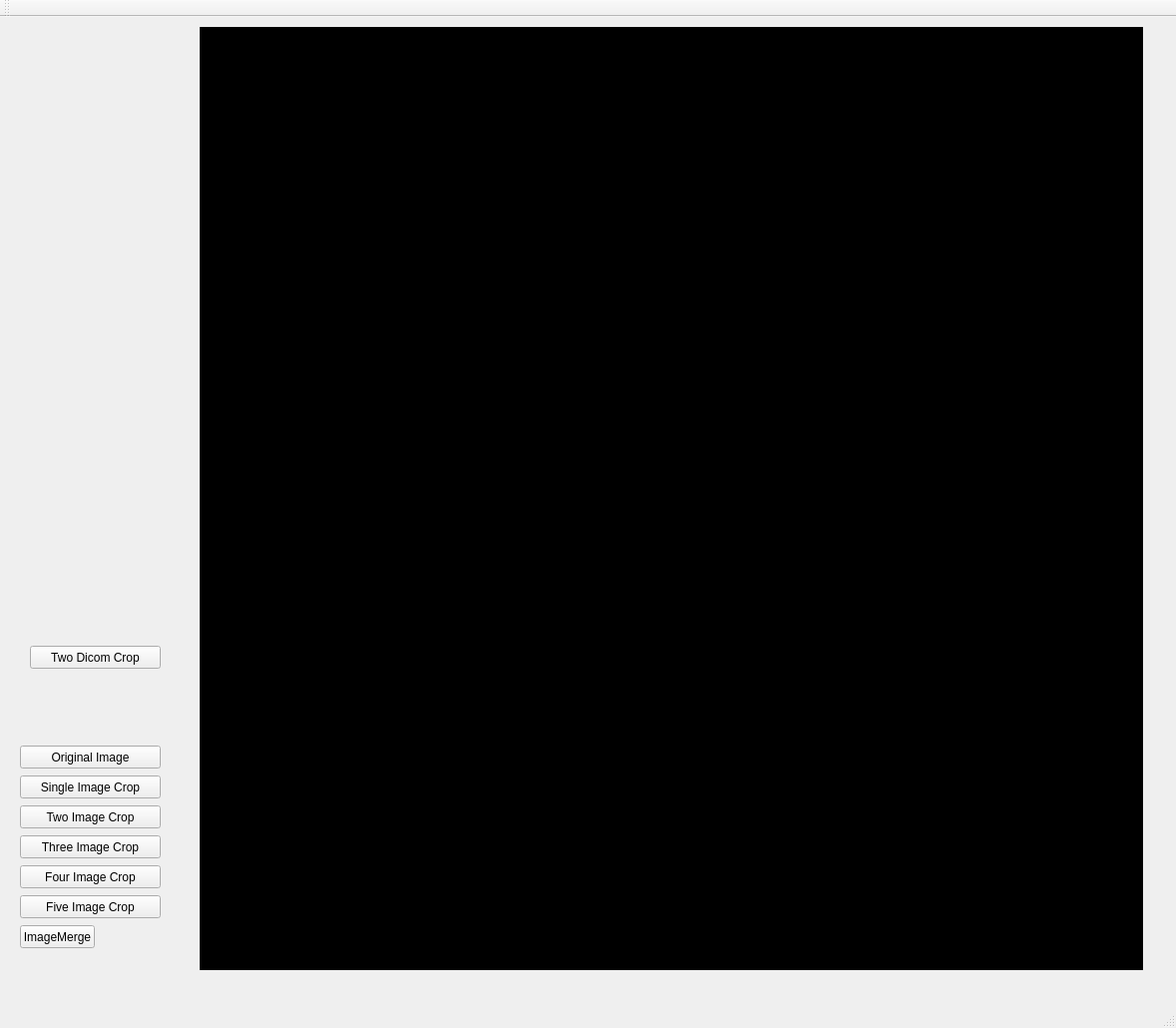
<?xml version="1.0" encoding="UTF-8"?>
<ui version="4.0">
 <class>MainWindow</class>
 <widget class="QMainWindow" name="MainWindow">
  <property name="geometry">
   <rect>
    <x>0</x>
    <y>0</y>
    <width>1178</width>
    <height>1030</height>
   </rect>
  </property>
  <property name="windowTitle">
   <string>MainWindow</string>
  </property>
  <widget class="QWidget" name="centralWidget">
   <widget class="QPushButton" name="ImageMerge">
    <property name="geometry">
     <rect>
      <x>20</x>
      <y>910</y>
      <width>75</width>
      <height>23</height>
     </rect>
    </property>
    <property name="text">
     <string>ImageMerge</string>
    </property>
   </widget>
   <widget class="QPushButton" name="single_crop">
    <property name="geometry">
     <rect>
      <x>20</x>
      <y>760</y>
      <width>141</width>
      <height>23</height>
     </rect>
    </property>
    <property name="text">
     <string>Single Image Crop</string>
    </property>
   </widget>
   <widget class="QGraphicsView" name="graphicsViewAP">
    <property name="geometry">
     <rect>
      <x>200</x>
      <y>10</y>
      <width>945</width>
      <height>945</height>
     </rect>
    </property>
    <property name="mouseTracking">
     <bool>false</bool>
    </property>
    <property name="toolTip">
     <string>2D</string>
    </property>
    <property name="statusTip">
     <string/>
    </property>
    <property name="styleSheet">
     <string notr="true">background-color: rgb(0,0,0);
border: none;</string>
    </property>
    <property name="frameShape">
     <enum>QFrame::NoFrame</enum>
    </property>
    <property name="frameShadow">
     <enum>QFrame::Plain</enum>
    </property>
   </widget>
   <widget class="QPushButton" name="Two_imagecrop">
    <property name="geometry">
     <rect>
      <x>20</x>
      <y>790</y>
      <width>141</width>
      <height>23</height>
     </rect>
    </property>
    <property name="text">
     <string>Two Image Crop</string>
    </property>
   </widget>
   <widget class="QPushButton" name="three_imagecrop">
    <property name="geometry">
     <rect>
      <x>20</x>
      <y>820</y>
      <width>141</width>
      <height>23</height>
     </rect>
    </property>
    <property name="text">
     <string>Three Image Crop</string>
    </property>
   </widget>
   <widget class="QPushButton" name="Original_image">
    <property name="geometry">
     <rect>
      <x>20</x>
      <y>730</y>
      <width>141</width>
      <height>23</height>
     </rect>
    </property>
    <property name="text">
     <string>Original Image</string>
    </property>
   </widget>
   <widget class="QPushButton" name="Four_Image_crop">
    <property name="geometry">
     <rect>
      <x>20</x>
      <y>850</y>
      <width>141</width>
      <height>23</height>
     </rect>
    </property>
    <property name="text">
     <string>Four Image Crop</string>
    </property>
   </widget>
   <widget class="QPushButton" name="pushButton_2">
    <property name="geometry">
     <rect>
      <x>20</x>
      <y>880</y>
      <width>141</width>
      <height>23</height>
     </rect>
    </property>
    <property name="text">
     <string>Five Image Crop</string>
    </property>
   </widget>
   <widget class="QPushButton" name="Two_Dicom_crop">
    <property name="geometry">
     <rect>
      <x>30</x>
      <y>630</y>
      <width>131</width>
      <height>23</height>
     </rect>
    </property>
    <property name="text">
     <string>Two Dicom Crop</string>
    </property>
   </widget>
  </widget>
  <widget class="QMenuBar" name="menuBar">
   <property name="geometry">
    <rect>
     <x>0</x>
     <y>0</y>
     <width>1178</width>
     <height>21</height>
    </rect>
   </property>
  </widget>
  <widget class="QToolBar" name="mainToolBar">
   <attribute name="toolBarArea">
    <enum>TopToolBarArea</enum>
   </attribute>
   <attribute name="toolBarBreak">
    <bool>false</bool>
   </attribute>
  </widget>
  <widget class="QStatusBar" name="statusBar"/>
 </widget>
 <layoutdefault spacing="6" margin="11"/>
 <resources/>
 <connections/>
</ui>
